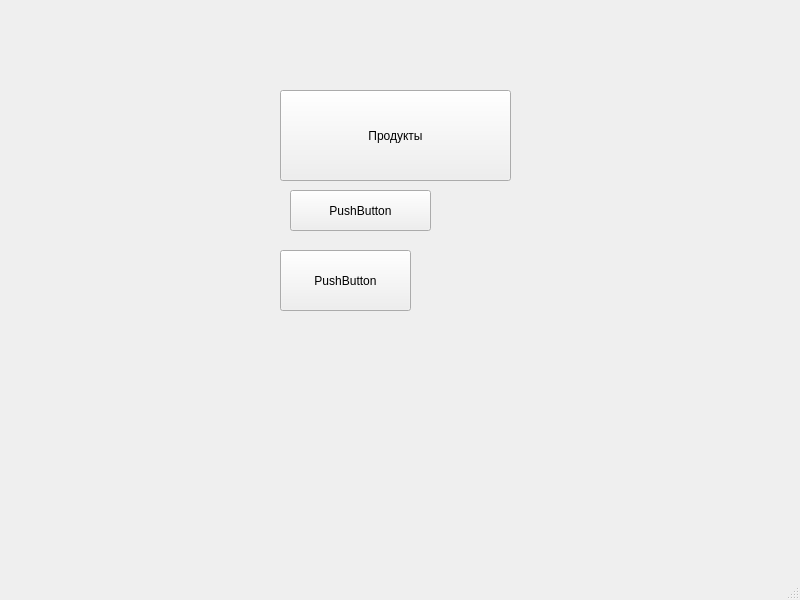
<?xml version="1.0" encoding="UTF-8"?>
<ui version="4.0">
 <class>MainMenu</class>
 <widget class="QMainWindow" name="MainMenu">
  <property name="geometry">
   <rect>
    <x>0</x>
    <y>0</y>
    <width>800</width>
    <height>600</height>
   </rect>
  </property>
  <property name="windowTitle">
   <string>MainWindow</string>
  </property>
  <widget class="QWidget" name="centralwidget">
   <widget class="QPushButton" name="buttonProducts">
    <property name="geometry">
     <rect>
      <x>280</x>
      <y>90</y>
      <width>231</width>
      <height>91</height>
     </rect>
    </property>
    <property name="text">
     <string>Продукты</string>
    </property>
   </widget>
   <widget class="QPushButton" name="buttonRecipes">
    <property name="geometry">
     <rect>
      <x>290</x>
      <y>190</y>
      <width>141</width>
      <height>41</height>
     </rect>
    </property>
    <property name="text">
     <string>PushButton</string>
    </property>
   </widget>
   <widget class="QPushButton" name="buttonPlan">
    <property name="geometry">
     <rect>
      <x>280</x>
      <y>250</y>
      <width>131</width>
      <height>61</height>
     </rect>
    </property>
    <property name="text">
     <string>PushButton</string>
    </property>
   </widget>
  </widget>
  <widget class="QMenuBar" name="menubar">
   <property name="geometry">
    <rect>
     <x>0</x>
     <y>0</y>
     <width>800</width>
     <height>21</height>
    </rect>
   </property>
  </widget>
  <widget class="QStatusBar" name="statusbar"/>
 </widget>
 <resources/>
 <connections/>
</ui>
